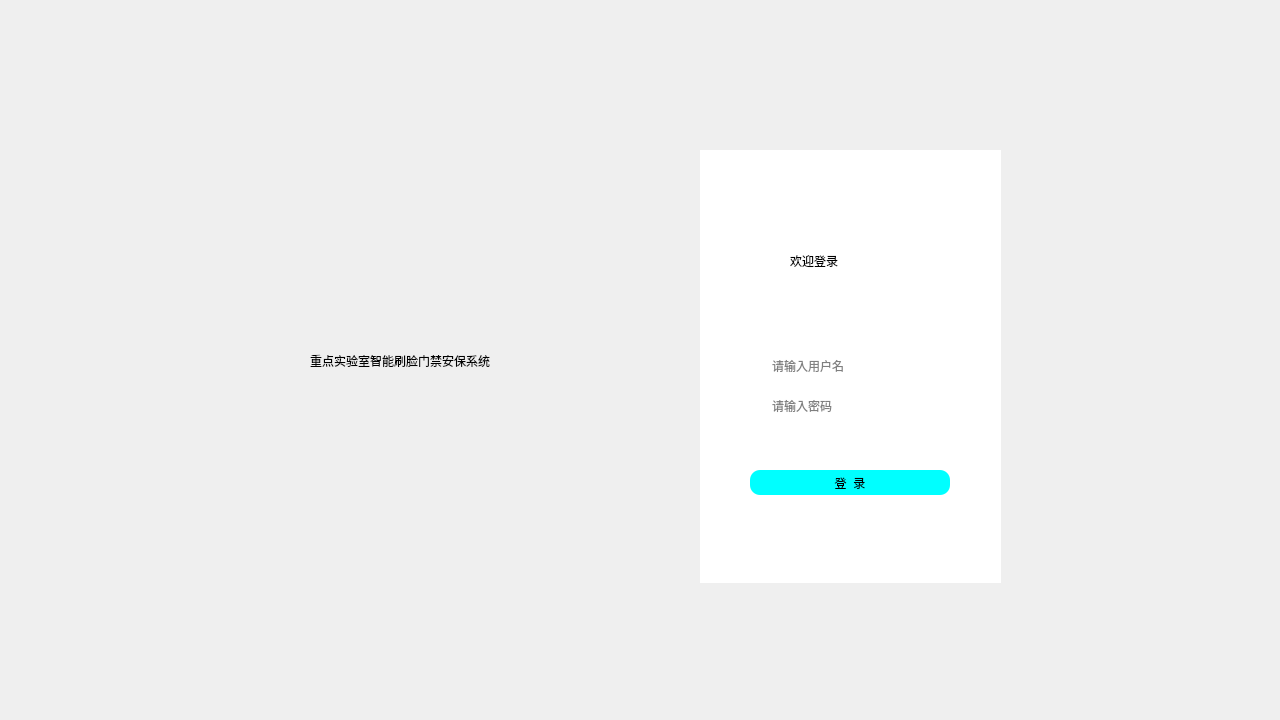
<?xml version="1.0" encoding="UTF-8"?>
<ui version="4.0">
 <class>loginwindow</class>
 <widget class="QDialog" name="loginwindow">
  <property name="geometry">
   <rect>
    <x>0</x>
    <y>0</y>
    <width>1280</width>
    <height>720</height>
   </rect>
  </property>
  <property name="windowTitle">
   <string>Dialog</string>
  </property>
  <widget class="QLabel" name="label">
   <property name="geometry">
    <rect>
     <x>0</x>
     <y>0</y>
     <width>1281</width>
     <height>721</height>
    </rect>
   </property>
   <property name="text">
    <string/>
   </property>
   <property name="pixmap">
    <pixmap resource="resources/login.qrc">:/新前缀/login_background.jpg</pixmap>
   </property>
   <property name="scaledContents">
    <bool>true</bool>
   </property>
  </widget>
  <widget class="QLabel" name="label_2">
   <property name="geometry">
    <rect>
     <x>270</x>
     <y>150</y>
     <width>432</width>
     <height>432</height>
    </rect>
   </property>
   <property name="text">
    <string/>
   </property>
   <property name="pixmap">
    <pixmap resource="resources/login.qrc">:/新前缀/sky.png</pixmap>
   </property>
   <property name="scaledContents">
    <bool>true</bool>
   </property>
  </widget>
  <widget class="QWidget" name="login_wigdet" native="true">
   <property name="geometry">
    <rect>
     <x>700</x>
     <y>150</y>
     <width>301</width>
     <height>433</height>
    </rect>
   </property>
   <property name="styleSheet">
    <string notr="true">
background-color: rgb(255, 255, 255);
	border-top-right-randius:20px
</string>
   </property>
   <widget class="QLabel" name="label_3">
    <property name="geometry">
     <rect>
      <x>90</x>
      <y>90</y>
      <width>121</width>
      <height>41</height>
     </rect>
    </property>
    <property name="styleSheet">
     <string notr="true">font: 16pt &quot;黑体&quot;;</string>
    </property>
    <property name="text">
     <string>欢迎登录</string>
    </property>
   </widget>
   <widget class="QLineEdit" name="username_input">
    <property name="geometry">
     <rect>
      <x>70</x>
      <y>200</y>
      <width>181</width>
      <height>31</height>
     </rect>
    </property>
    <property name="styleSheet">
     <string notr="true">border: none;
</string>
    </property>
    <property name="placeholderText">
     <string>请输入用户名</string>
    </property>
   </widget>
   <widget class="QLineEdit" name="password_input">
    <property name="geometry">
     <rect>
      <x>70</x>
      <y>240</y>
      <width>181</width>
      <height>31</height>
     </rect>
    </property>
    <property name="styleSheet">
     <string notr="true">border: none;
</string>
    </property>
    <property name="echoMode">
     <enum>QLineEdit::Password</enum>
    </property>
    <property name="placeholderText">
     <string>请输入密码</string>
    </property>
   </widget>
   <widget class="QLabel" name="label_4">
    <property name="geometry">
     <rect>
      <x>30</x>
      <y>205</y>
      <width>20</width>
      <height>20</height>
     </rect>
    </property>
    <property name="text">
     <string/>
    </property>
    <property name="pixmap">
     <pixmap resource="resources/login.qrc">:/新前缀/user_icon.png</pixmap>
    </property>
    <property name="scaledContents">
     <bool>true</bool>
    </property>
   </widget>
   <widget class="QLabel" name="label_5">
    <property name="geometry">
     <rect>
      <x>30</x>
      <y>245</y>
      <width>20</width>
      <height>20</height>
     </rect>
    </property>
    <property name="text">
     <string/>
    </property>
    <property name="pixmap">
     <pixmap resource="resources/login.qrc">:/新前缀/password_icon.png</pixmap>
    </property>
    <property name="scaledContents">
     <bool>true</bool>
    </property>
   </widget>
   <widget class="QPushButton" name="login_button">
    <property name="geometry">
     <rect>
      <x>50</x>
      <y>320</y>
      <width>200</width>
      <height>25</height>
     </rect>
    </property>
    <property name="styleSheet">
     <string notr="true">border: none;
background-color: rgb(0, 255, 255);
border-radius: 10px; /* 根据需要调整圆角的大小 */
</string>
    </property>
    <property name="text">
     <string>登  录</string>
    </property>
   </widget>
   <widget class="QTextEdit" name="error_message_label">
    <property name="geometry">
     <rect>
      <x>30</x>
      <y>275</y>
      <width>141</width>
      <height>31</height>
     </rect>
    </property>
    <property name="styleSheet">
     <string notr="true">border: none;</string>
    </property>
    <property name="readOnly">
     <bool>true</bool>
    </property>
   </widget>
  </widget>
  <widget class="QLabel" name="label_6">
   <property name="geometry">
    <rect>
     <x>310</x>
     <y>340</y>
     <width>361</width>
     <height>41</height>
    </rect>
   </property>
   <property name="styleSheet">
    <string notr="true">font: 14pt &quot;黑体&quot;;
color: rgb(0, 0, 0);</string>
   </property>
   <property name="text">
    <string>重点实验室智能刷脸门禁安保系统</string>
   </property>
  </widget>
  <widget class="QLabel" name="label_7">
   <property name="geometry">
    <rect>
     <x>450</x>
     <y>250</y>
     <width>81</width>
     <height>81</height>
    </rect>
   </property>
   <property name="text">
    <string/>
   </property>
   <property name="pixmap">
    <pixmap resource="resources/login.qrc">:/新前缀/shield.png</pixmap>
   </property>
   <property name="scaledContents">
    <bool>true</bool>
   </property>
  </widget>
 </widget>
 <resources>
  <include location="resources/login.qrc"/>
 </resources>
 <connections/>
</ui>
